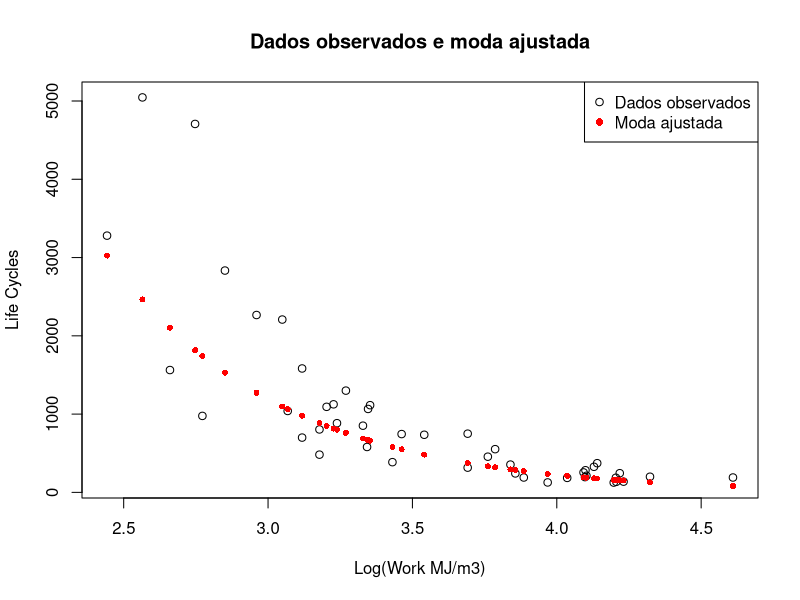
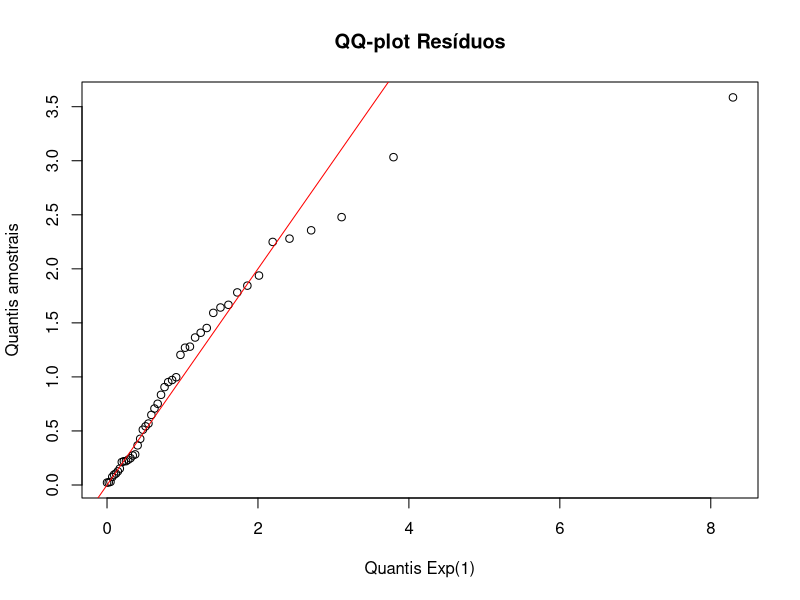
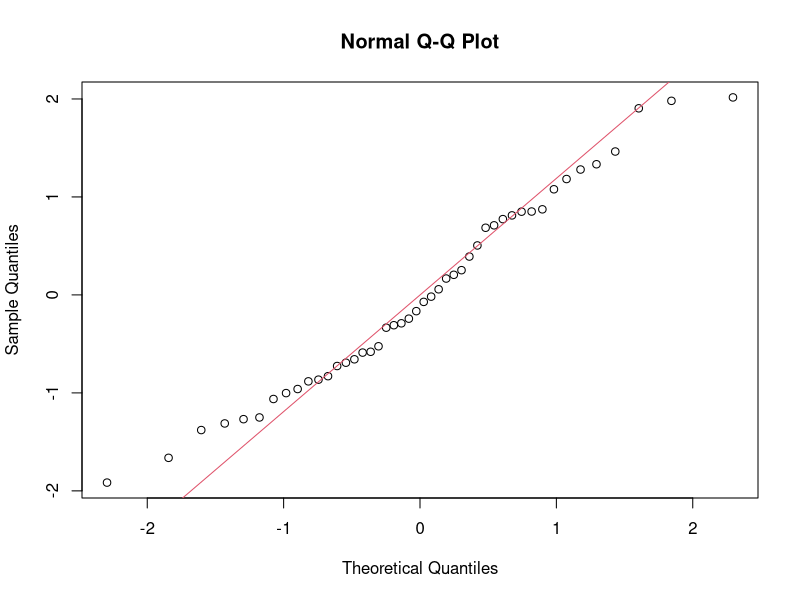

These figures' R source, in order:
## ---- chunk 1
#| label: data
fatigue_df <- data.frame(work_MJ_m3 = c(11.5,13.0,14.3,15.6,16.0,17.3,19.3,
21.1,21.5,22.6,22.6,24.0,24.0,24.6,25.2,25.5,26.3,27.9,28.3,28.4,28.6,30.9,
31.9,34.5,40.1,40.1,43.0,44.1,46.5,47.3,48.7,52.9,56.6,59.9,60.2,60.3,60.5,
62.1,62.8,66.5,67.0,67.1,67.9,68.8,75.4,100.5),life_cycles = c(3280,5046,
1563,4707,977,2834,2266,2208,1040,700,1583,482, 804,1093,1125,884,1300,
852,580,1066,1114,386,745,736, 750,316,456,552,355,242,190,127,185,255,
195, 283,212,327,373,125,187,135,245,137,200,190))

head(fatigue_df)
## ---- chunk 2
#| label: model_moda
mle_moda_bs <- function(x, t) {
  x <- as.matrix(x)
  t <- as.matrix(t)

  fit <- lm.fit(x, log(t)) 
  beta <- c(fit$coef)
  
  k <- length(beta)
  n <- length(t)

  mu_init <- x %*% beta
  alpha <- sqrt((4/n)*sum((sinh((log(t) - mu_init)/2))^2))
  
  phi_init <- alpha^2 #chute inicial
  
  thetaStar <- c(beta, phi_init)
  
  loglik_moda <- function(par) {
    log_moda_Y <- x %*% par[1:k] 
    phi_param <- par[k+1]
    if (phi_param <= 0 || phi_param >= 1) {
      return(NA)}

    alpha_orig <- sqrt(phi_param)
    beta_orig <- exp(log_moda_Y) / (1 - phi_param)
    terms <- log(t)

    #pdf da distribuição log-BS
    z <- (sqrt(t/beta_orig) - sqrt(beta_orig/t))/alpha_orig
    pdf_bs <- (1/(alpha_orig*sqrt(t)))*(sqrt(t/beta_orig) + sqrt(beta_orig/t))*dnorm(z)
    pdf_bs[pdf_bs <= 0] <- .Machine$double.xmin #substitui val menor ou igual a 0 por um número muito pequeno
    
    #log-verossimilhança
    l_i <- log(pdf_bs)
    if (any(!is.finite(l_i))) {
      return(.Machine$double.xmax)} #retorna um valor muito grande se algum log for infinito
    
    #verossimilhança total (loglik-plus)
    return(-sum(l_i))}

  est <- optim(
    par = thetaStar, 
    fn = loglik_moda,
    method = "BFGS", 
    hessian = TRUE,
    control = list(maxit = 2000, reltol = 1e-12))
  
  if (est$conv != 0) {
    warning("FUNCTION DID NOT CONVERGE!")}
  
  coef <- (est$par)[1:k]
  phi_est <- est$par[k + 1] 

  moda_hat_log <- x %*% coef
  moda_hat <- exp(moda_hat_log)
  
  SHess = solve(est$hessian)
  SE = sqrt(diag(SHess))
  
  tval = est$par / SE
  matcoef = cbind(est$par, SE, tval, 2 * (1 - pnorm(abs(tval))))
  
  AIC <- 2 * est$value + 2 * (k + 1)
  BIC <- 2 * est$value + (k + 1) * log(n)
  
  result <- list(
    phiHat = phi_est,
    betaHat_log_moda = coef,
    modaHat = moda_hat,
    AIC = AIC,
    BIC = BIC,
    matcoef = matcoef)
    
  return(result)}
## ---- chunk 3
#| label: fit_moda_bs

Zx <- model.matrix(~ log(fatigue_df$work_MJ_m3)) 
Zy <- fatigue_df$life_cycles 

fit_moda <- mle_moda_bs(x = Zx , t = Zy)
fit_moda$matcoef

plot(log(fatigue_df$work_MJ_m3), Zy, 
     main = "Dados observados e moda ajustada",
     xlab = "Log(Work MJ/m3)", ylab = "Life Cycles")
points(log(fatigue_df$work_MJ_m3), fit_moda$modaHat, 
       col = "red", pch = 16, cex = 0.8)
legend("topright", 
    legend = c("Dados observados", "Moda ajustada"), 
    col = c("black", "red"), pch = c(1, 16))
## ---- chunk 4
#| label: residuos_moda

S_bs_moda <- function(y, mu, phi) {
  alpha <- sqrt(phi)
  beta  <- mu / (1 - phi)
  xi <- (sqrt(y/beta) - sqrt(beta/y)) / alpha
  S <- 1 - pnorm(xi)
  return(S)}

residuos_bs_moda <- function(y, mu_hat, phi_hat) {
  S <- S_bs_moda(y, mu_hat, phi_hat)
  r_cox <- -log(S)      
  r_quant <- qnorm(S)    
  list(coxsnell = r_cox, quantile = r_quant)}

res_moda <- residuos_bs_moda(
  y = fatigue_df$life_cycles,
  mu_hat = fit_moda$modaHat,
  phi_hat = fit_moda$phiHat)

# QQ plot
a <- ppoints(2000)
QGG <- qexp(a)
qqplot(QGG, res_moda$coxsnell,
       xlab = "Quantis Exp(1)", ylab = "Quantis amostrais",
       main = "QQ-plot Resíduos")
abline(0,1,col="red")

# QQ plot quantílicos
qqnorm(res_moda$quantile); qqline(res_moda$quantile, col=2)
## ---- chunk 5
#| label: model_mode
#| echo: false
fit_moda$matcoef
## ---- chunk 6
#| label: model_mean
#| echo: false
mle_unc <- function(x, t, v, kernel = "normal") {
    x <- as.matrix(x)
    t <- as.matrix(t)
    y <- as.matrix(log(t))
    fit <- lm.fit(x, y)
    beta <- c(fit$coef)
    k <- length(beta)
    n <- length(y)
    mu <- x %*% beta
    alpha <- sqrt((4 / n ) * sum((sinh((y - mu) / 2)) ^ 2))
    thetaStar <- c(beta,alpha)
    loglik <- function(par){
        z1 <- par[1:k]
        z2 <- par[k + 1]
        mu <- (x %*% z1)
        xi1 <- (2 / z2) * cosh((y - mu) / 2)
        xi2 <- (2 / z2) * sinh((y - mu) / 2)
        g <- switch(kernel,
            "normal" = exp(-(xi2 ^ 2) / 2),
            "t" = (v + (xi2 ^ 2)) ^ (-(v + 1) / 2)
        )
        const <- switch(kernel,
            "normal" = 1 / (sqrt(2 * pi)),
            "t" = (gamma((v + 1) / 2) * v ^ (v / 2)) /
                (sqrt(pi) * gamma(v / 2))
        )
        result <- switch(kernel,
            "normal" = sum( log(const / 2) + log(xi1) + log(g) ) ,
            "t" = sum(log(const / 2) + log(xi1) + log(g) )
        )
        return(-result)
    }
    loglikplus <- function(par){
        z1 <- par[1:k]
        z2 <- par[k + 1]
        mu <- (x %*% z1)
        xi1 <- (2 / z2) * cosh((y - mu) / 2)
        xi2 <- (2 / z2) * sinh((y - mu) / 2)
        result <- log(dnorm(xi2)) + log(xi1/2)
        return(sum(result))
    }
    score <- function(par){
        z1 <-par[1:k]
        z2 <-par[k+1]
        mu <-(x %*% z1)
        xi1 <- (2 / z2) * cosh((y - mu) / 2)
        xi2 <- (2 / z2) * sinh((y - mu) / 2)
        status <- 1
        const <- switch(kernel,
            "normal" = 1 / (sqrt(2 * pi)),
            "t" = (gamma((v + 1.0) / 2) * v ^ (v / 2)) /
                (sqrt(pi) * gamma(v / 2))
        )
        derivativeF <- switch(kernel,
            "normal" = -(const) * xi2 * exp(-(xi2 ^ 2) / 2),
            "t" = -(const) * (v + 1) * xi2 * ((v + (xi2 ^ 2)) ^
                (-(v + 3) /2))
        )
        h <- switch(kernel,
            "normal" = dnorm(xi2) / (1 - pnorm(xi2)),
            "t" = dt(xi2, df = v) / (1 - pt(xi2, df = v))
        )
        wg <- switch(kernel,
            "normal" = -(1 / 2),
            "t" = -(v + 1) / (2 * (v + (xi2 ^ 2)))
        )
        Ubeta <- switch(kernel,
            "normal" = -status * ((2 / (z2 ^ 2)) * sinh(y - mu) * wg +
                (1 / 2) * tanh((y - mu) / 2)) +
                ((1 - status) / 2) * xi1 * h,
            "t" = -status * ((2 / (z2 ^ 2)) * sinh(y - mu) * wg +
                (1 / 2) * tanh((y - mu) / 2)) +
                ((1 - status) / 2) * xi1 * h
        )
        Ualpha <- switch(kernel,
            "normal" = -sum((status / z2) *
                (((xi2 ^ 2) * 2 * wg) + 1) -
                ((1 - status) / z2) * h * xi2),
            "t" = -sum((status / z2) * (((xi2 ^ 2) * 2 * wg) + 1) -
                ((1 - status) / z2) * h * xi2)
        )
        result <- c(t(x) %*% Ubeta, Ualpha)
        return(result)
    }
    # est <- optim(thetaStar, loglik, method = "BFGS", hessian = TRUE)
    est <- optim(thetaStar, loglik, method = "BFGS", hessian = TRUE)
    # control = list(fnscale = -1, maxit = 2000, reltol = 1e-12))
    if(est$conv != 0)
        warning("FUNCTION DID NOT CONVERGE!")
    coef <-(est$par)[1:k]
    alphaest <- est$par[k+1]
    muhat <- x %*% coef
    muhat <- as.vector(muhat)
    etahat <- exp(muhat)
    SHess = solve(est$hessian)
    SE = sqrt(diag(SHess))
    se.coef = SE
    tval = c(coef,alphaest)/se.coef
    matcoef = cbind(c(coef,alphaest), se.coef, tval, 2*(1-pnorm(abs(tval))))
    AIC <- 2 *loglik(c(coef,alphaest)) + 2 * (length(coef) + 1)
    BIC = 2 * loglik(c(coef,alphaest)) + (length(coef) + 1) * log(length(y))
    result <- list(
        alphaHat = alphaest,
        betaHat = coef,
        muHat = muhat,
        AIC = AIC,
        BIC = BIC,
        matcoef = matcoef
    )
    return(result)
}
## ---- chunk 7
#| label: model_mean_estim
#| echo: false

Zx <- model.matrix(~ log(fatigue_df$work_MJ_m3))
Zy <- fatigue_df$life_cycles
fit_logbs1 <- mle_unc (x = Zx , t = Zy , kernel = "normal")
fit_logbs1$matcoef
